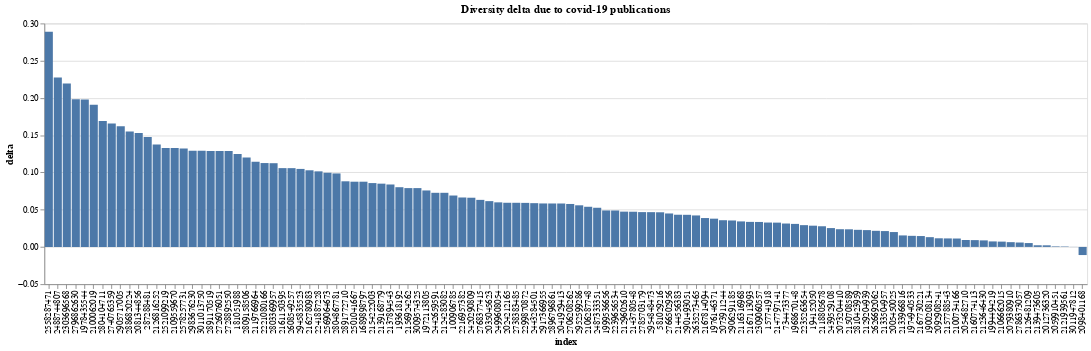

Source (notebook cell):
### Code cell
bar_chart(author_div_diff, 'index', 'delta', 'Diversity delta due to covid-19 publications')

### Figure 1 — Vega-Lite specification as saved in the notebook (floating-point values rounded to 4 significant figures)
{"config": {"view": {"continuousWidth": 400, "continuousHeight": 300}}, "data": {"name": "data-48029c2579663a4f3e87fdfd5cb2a853"}, "mark": "bar", "encoding": {"x": {"type": "nominal", "field": "index", "sort": "-y"}, "y": {"type": "quantitative", "field": "delta"}}, "title": "Diversity delta due to covid-19 publications", "width": 1200, "$schema": "https://vega.github.io/schema/vega-lite/v4.8.1.json", "datasets": {"data-48029c2579663a4f3e87fdfd5cb2a853": [{"index": "2439529108", "delta": 0.02529}, {"index": "2139473605", "delta": 0.002215}, {"index": "2133966816", "delta": 0.01544}, {"index": "2012736320", "delta": 0.002147}, {"index": "2160774113", "delta": 0.009137}, {"index": "2216957382", "delta": 0.06638}, {"index": "2092908241", "delta": 0.01159}, {"index": "2121939561", "delta": 0.0005676}, {"index": "100906785", "delta": 0.06901}, {"index": "2144556383", "delta": 0.04321}, {"index": "2041929413", "delta": 0.0583}, {"index": "1976146371", "delta": 0.03794}, {"index": "2133504957", "delta": 0.02128}, {"index": "2079380910", "delta": 0.0064}, {"index": "2157788543", "delta": 0.01141}, {"index": "2443284501", "delta": 0.05875}, {"index": "2098401168", "delta": -0.01092}, {"index": "2162780983", "delta": 0.1029}, {"index": "734473377", "delta": 0.03141}, {"index": "2608549257", "delta": 0.1058}, {"index": "2073204410", "delta": 0.02377}, {"index": "2239656534", "delta": 0.04891}, {"index": "2126481209", "delta": 0.005176}, {"index": "2154222003", "delta": 0.08571}, {"index": "2059910451", "delta": 0.0007043}, {"index": "157741918", "delta": 0.03274}, {"index": "1972113805", "delta": 0.07581}, {"index": "194152050", "delta": 0.02851}, {"index": "2626692062", "delta": 0.02162}, {"index": "2073911244", "delta": 0.03585}, {"index": "2054682710", "delta": 0.009315}, {"index": "193618192", "delta": 0.08017}, {"index": "2106662015", "delta": 0.007114}, {"index": "2167730221", "delta": 0.0146}, {"index": "2118805678", "delta": 0.02774}, {"index": "2119766964", "delta": 0.1144}, {"index": "2578257731", "delta": 0.1322}, {"index": "1994494219", "delta": 0.007389}, {"index": "2139168779", "delta": 0.08494}, {"index": "2100734166", "delta": 0.01128}, {"index": "2123646430", "delta": 0.008773}, {"index": "2635273465", "delta": 0.04226}, {"index": "1974940533", "delta": 0.01489}, {"index": "1968670148", "delta": 0.03091}, {"index": "1900208134", "delta": 0.01311}, {"index": "2420290809", "delta": 0.06605}, {"index": "2081344856", "delta": 0.1529}, {"index": "2309060557", "delta": 0.03351}, {"index": "1999536656", "delta": 0.04896}, {"index": "2147797141", "delta": 0.03261}, {"index": "2726076051", "delta": 0.1287}, {"index": "2728892550", "delta": 0.1287}, {"index": "2558287471", "delta": 0.289}, {"index": "2738383485", "delta": 0.05925}, {"index": "2005450025", "delta": 0.01996}, {"index": "2766502956", "delta": 0.04491}, {"index": "2235263654", "delta": 0.02924}, {"index": "2786373057", "delta": 0.005911}, {"index": "2150708589", "delta": 0.02365}, {"index": "2106287748", "delta": 0.05391}, {"index": "2521099219", "delta": 0.1326}, {"index": "2109559670", "delta": 0.1326}, {"index": "2167814094", "delta": 0.03877}, {"index": "2299870872", "delta": 0.05913}, {"index": "2706208262", "delta": 0.05767}, {"index": "2167113093", "delta": 0.03362}, {"index": "2137894543", "delta": 0.08382}, {"index": "2129602610", "delta": 0.04738}, {"index": "2024212165", "delta": 0.05928}, {"index": "2100062019", "delta": 0.1908}, {"index": "2906291185", "delta": 0.03551}, {"index": "2487333351", "delta": 0.05257}, {"index": "2499608054", "delta": 0.05984}, {"index": "2803369957", "delta": 0.1124}, {"index": "2116316968", "delta": 0.03425}, {"index": "2442659591", "delta": 0.07265}, {"index": "2124283082", "delta": 0.07265}, {"index": "2785703179", "delta": 0.04674}, {"index": "2126816252", "delta": 0.1374}, {"index": "2809158506", "delta": 0.1199}, {"index": "2804867781", "delta": 0.09867}, {"index": "2129204939", "delta": 0.02258}, {"index": "287288481", "delta": 0.1474}, {"index": "1978435544", "delta": 0.1981}, {"index": "2810423959", "delta": 0.02295}, {"index": "2303696568", "delta": 0.2193}, {"index": "2804104711", "delta": 0.1691}, {"index": "2891170519", "delta": 0.1288}, {"index": "2768377415", "delta": 0.06317}, {"index": "2221080166", "delta": 0.1126}, {"index": "2891772710", "delta": 0.0881}, {"index": "2886820224", "delta": 0.1548}, {"index": "2901493051", "delta": 0.04311}, {"index": "2569064673", "delta": 0.09957}, {"index": "2740765359", "delta": 0.1657}, {"index": "2161150395", "delta": 0.1058}, {"index": "2905717005", "delta": 0.1618}, {"index": "2945835523", "delta": 0.1047}, {"index": "2035045623", "delta": 0.06147}, {"index": "2952599286", "delta": 0.05587}, {"index": "2954848473", "delta": 0.04669}, {"index": "181051988", "delta": 0.1247}, {"index": "2796862630", "delta": 0.1981}, {"index": "2488744807", "delta": 0.2276}, {"index": "2896796861", "delta": 0.05831}, {"index": "2143780548", "delta": 0.04725}, {"index": "581029216", "delta": 0.04651}, {"index": "2501041667", "delta": 0.08755}, {"index": "1689898797", "delta": 0.08755}, {"index": "2917366955", "delta": 0.05836}, {"index": "2241887228", "delta": 0.1014}, {"index": "3011947812", "delta": -0.0001783}, {"index": "2156924262", "delta": 0.07897}, {"index": "3009574325", "delta": 0.07897}, {"index": "2983676230", "delta": 0.1291}, {"index": "3011013750", "delta": 0.1291}]}}
